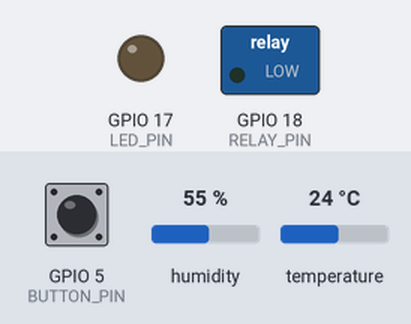
Simulated run of this sketch. Board: ESP32. Parts: switched loads named in the sketch (green lamp = pin HIGH), output pins drawn as LEDs (lit = HIGH). The inputs (shaded band) are chosen by the test bench; at power-on: GPIO 5 (BUTTON_PIN) HIGH, humidity 55 %, temperature 24 °C. WiFi joins after 1.5 s; servers stay silent unless stated; uploads are accepted with an empty reply; what the sketch prints to the serial monitor is not drawn.

Above: at 2.7 s.
2.8 s: GPIO 5 (BUTTON_PIN) pulled LOW for 0.45 s
At 3.9 s:
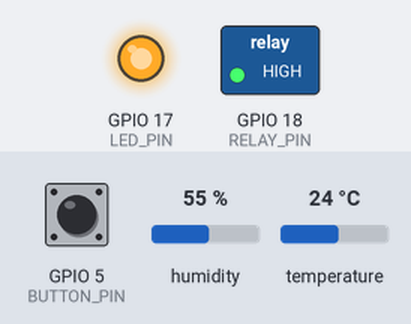
4.7 s: GPIO 5 (BUTTON_PIN) pulled LOW for 1 s
At 5.5 s:
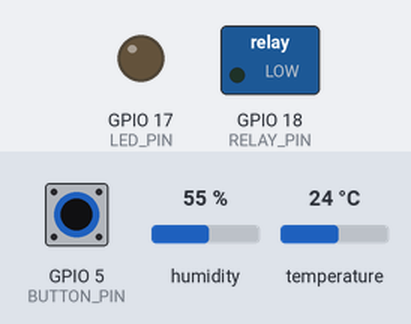
7.2 s: GPIO 5 (BUTTON_PIN) pulled LOW for 3.2 s
At 7.8 s:
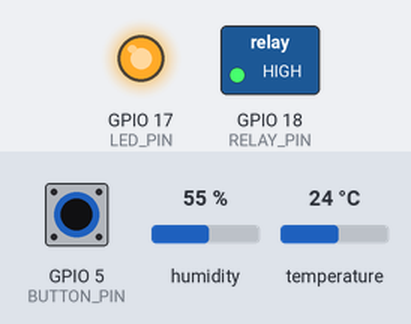
Timing chart, 0 to 10.2 s (numbered marks = the images above; inputs shaded):
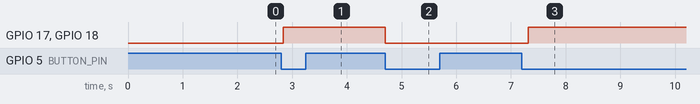

The sketch:

smart.ino
```cpp
#include <WiFi.h>
#include "DHT.h"

#define DHTPIN 16
#define DHTTYPE DHT11

DHT dht(DHTPIN, DHTTYPE);

const char* ssid = "bssm_free";
const char* password = "bssm_free";
const char* host = "10.150.150.110";

// 버튼과 LED에 연결된 핀 번호를 정의합니다.
const int BUTTON_PIN = 5;
const int LED_PIN = 17;
const int RELAY_PIN = 18;

// 이전 버튼 상태를 저장하는 변수를 선언합니다.
int previousButtonState = HIGH;

// LED의 현재 상태를 저장하는 변수를 선언합니다.
bool ledState = LOW;
bool relayState = LOW;

WiFiClient client;

void setup() {
  Serial.begin(115200);
  dht.begin();
  // 버튼 핀을 입력으로 설정합니다.
  pinMode(BUTTON_PIN, INPUT);

  // LED 핀을 출력으로 설정합니다.
  pinMode(LED_PIN, OUTPUT);
  pinMode(RELAY_PIN, OUTPUT);
  digitalWrite(RELAY_PIN, relayState);

  WiFi.mode(WIFI_STA);
  WiFi.begin(ssid, password);
  while (WiFi.status() != WL_CONNECTED) { //와이파이가 연결될 때 까지 무한루프
    delay(500);
    Serial.print(".");
  }
  Serial.println("");
  Serial.println("WiFi connected");
  Serial.println("IP address: ");
  Serial.println(WiFi.localIP());
}

void loop() {
  // put yourmain code here, to run repeatedly:
  // 1회 서버에 request
  // 1.클라이언트가 서버에 접속한다

  if (!client.connect(host, 80)) {
    Serial.println("connection failed");
    return;
  }
  Serial.println("서버와 연결되었습니다!");

  // 버튼의 현재 상태를 읽어옵니다.
  int buttonState = digitalRead(BUTTON_PIN);

  // 버튼의 상태가 이전과 다를 경우에만 실행합니다.
  if (buttonState != previousButtonState) {
    // 버튼이 눌렸을 때만 동작합니다.
    if (buttonState == LOW) {
      // LED 상태를 반전시킵니다.
      ledState = !ledState;
      relayState = !relayState;
      // LED를 켜거나 끕니다.
      digitalWrite(LED_PIN, ledState);
      digitalWrite(RELAY_PIN, relayState);
      // 현재 LED 상태를 시리얼 모니터에 출력합니다.
      Serial.println(ledState);
      Serial.println(ledState ? "LED ON" : "LED OFF");
    }
  }

  // 이전 버튼 상태를 업데이트합니다.
  previousButtonState = buttonState;

  //2.클라이언트가 서버에 request를 전송한다.

  float humi = dht.readHumidity();
  float temp = dht.readTemperature();

  Serial.println(ledState);
  Serial.println(humi);
  Serial.println(temp);

  String url = "/smarthome_front/insert.php?tem_status=" + String(temp) + "&hum_status=" + String(humi) + "&led_status=" + String(ledState);
  client.print(String("GET ") + url + " HTTP/1.1\r\n" +
               "Host: " + host + "\r\n" +
               "Connection: close\r\n\r\n");

  //3.서버가 클라이언트에게 response를 전송한다.
  unsigned long t = millis(); //생존시간
  while(1){
    if(client.available()) break;
    if(millis() - t > 10000) break;
  }

  //응답이 왔거나 시간안에 응답이 안왔다!
  Serial.println("응답이 도착했습니다.");
  while(client.available()){
    Serial.write(client.read());
  }

  //4.둘 사이의 연결이 끊어진다!
  Serial.println("연결이 해제되었습니다!");
  delay(100);
}
```

Measured:
- after the input at 2.8 s, GPIO 17 (LED_PIN), GPIO 18 (RELAY_PIN): LOW → HIGH at once
- after the input at 4.7 s, GPIO 17 (LED_PIN), GPIO 18 (RELAY_PIN): HIGH → LOW at once
- after the input at 7.2 s, GPIO 17 (LED_PIN), GPIO 18 (RELAY_PIN): LOW → HIGH after 0.11 s
